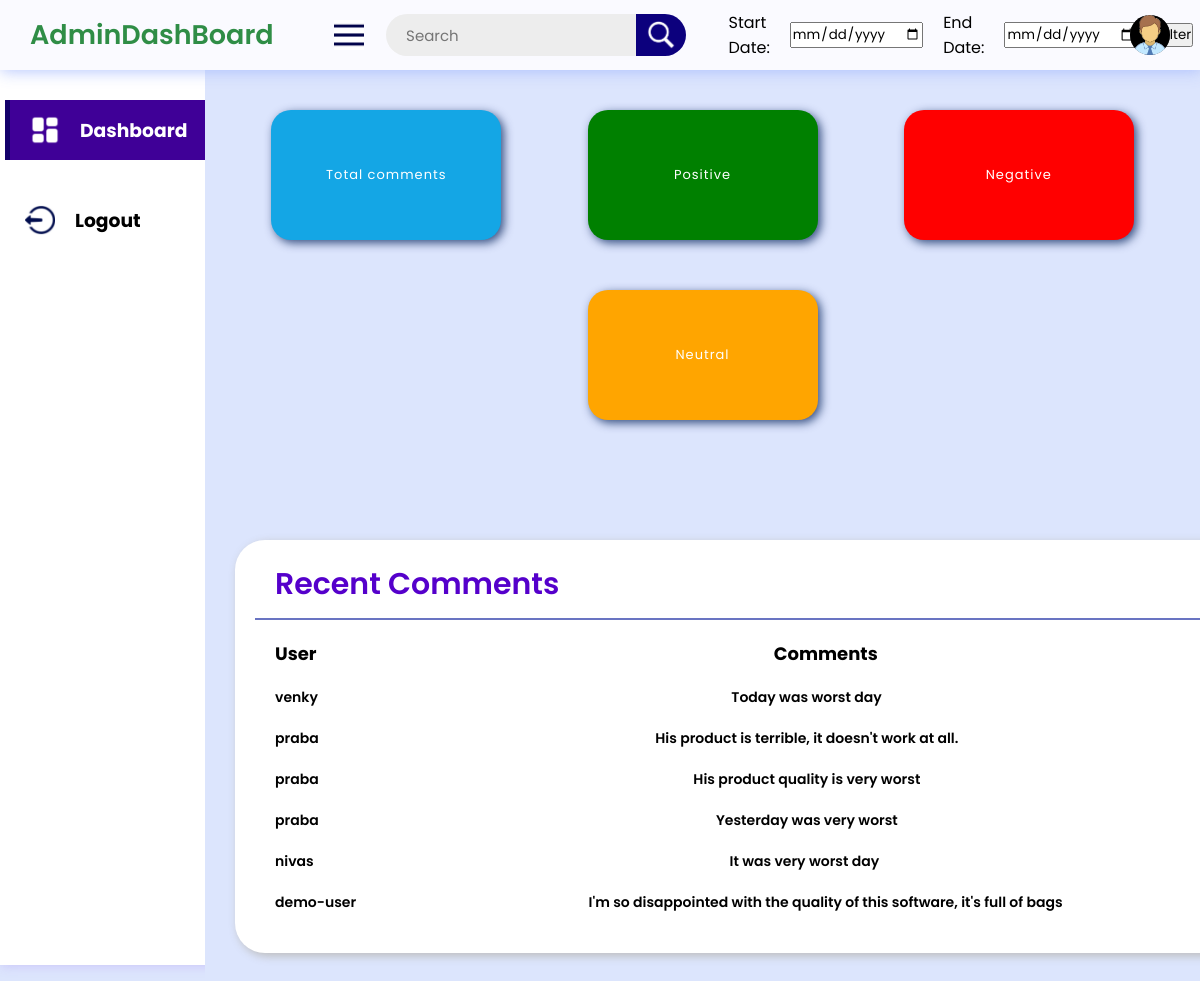
Page /negative (signed in) on the committed database.
### db.py (models this page shows)
class Comment(db.Model):
    id = db.Column(db.Integer, primary_key=True)
    user = db.Column(db.String(80), nullable=False)
    text = db.Column(db.String(500), nullable=False)
    sentiment = db.Column(db.Float)
    sentiment_label = db.Column(db.String(10))
    date = db.Column(Date, default=datetime.utcnow().date())

### route.py (the view)
@app.route('/negative', methods=['GET'])
@login_required
def get_negative():
    comments = Comment.query.all()
    total_comment=[]
    my_tuple=[]
    for i in range(len(comments)):
        if comments[i].sentiment_label == "Negative":
            comment={}
            comment["user"]=comments[i].user
            comment["comment"]=comments[i].text
            comment["sentiment_label"]=comments[i].sentiment_label
            total_comment.append(comment)
    return render_template('negative.html', comments=total_comment)

### route.py (called while the page is built)
@login_manager.user_loader
def load_user(user_id):
    return User.query.get(int(user_id))

### templates/negative.html (shortened to what this page needs)
<!DOCTYPE html>
<html lang="en">
<head>
	<link rel="stylesheet"
		href="{{ url_for('static', filename='css/style.css') }}">
	<link rel="stylesheet"
		href="{{ url_for('static', filename='css/responsive.css') }}">
</head>
<body>
	<header>
		<div class="logosec">
			<div class="logo">AdminDashBoard</div>
			<img src="{{ url_for('static', filename='images/menu-icon.png') }}"
				class="icn menuicn"
				id="menuicn"
				alt="menu-icon">
		</div>
		<div class="searchbar">
			<input type="text"
				placeholder="Search">
			<div class="searchbtn">
			<img src="{{ url_for('static', filename='images/search-icon.png') }}"
					class="icn srchicn"
					alt="search-icon">
			</div>
		</div>
		<form method="POST" class="date" id="filter-form">
			Start Date: <input type="date" name="start_date" id="start-date">
			End Date: <input type="date" name="end_date" id="end-date">
			<input type="submit" value="Filter">
		</form>
			<div class="dp">
			<img src="{{ url_for('static', filename='images/dp.png') }}"
					class="dpicn"
					alt="dp">
			</div>
	</header>
	<div class="main-container">
		<div class="navcontainer">
			<nav class="nav">
				<div class="nav-upper-options">
					<div class="nav-option option1">
						<img src="{{ url_for('static', filename='images/dashboard.png') }}"
							class="nav-img"
							alt="dashboard">
						<h3> Dashboard</h3>
					</div>
					<div class="nav-option logout" id="logout">
						<img src="{{ url_for('static', filename='images/logout.png') }}"
							class="nav-img"
							alt="logout">
						<h3>Logout</h3>
					</div>
				</div>
			</nav>
		</div>
		<div class="main">
			<div class="box-container">
				<div class="box box1" id="home">
					<div class="text">
						<h2 class="topic">Total comments</h2>
					</div>
				</div>
				<div class="box box2" id="positive">
					<div class="text">
						<h2 class="topic">Positive</h2>
					</div>
				</div>
				<div class="box box3" id="negative">
					<div class="text">
						<h2 class="topic">Negative</h2>
					</div>
				</div>
				<div class="box box4" id="neutral">
					<div class="text">
						<h2 class="topic">Neutral</h2>
					</div>
				</div>
			<div class="report-container">
				<div class="report-header">
					<h1 class="recent-Articles">Recent Comments</h1>
				</div>
				<div class="report-body">
					<div class="report-topic-heading">
						<h3 class="t-op">User</h3>
						<h3 class="t-op">Comments</h3>
					</div>
					<div class="items" id="positive-comments">
						{% for comment in comments %}
						<div class="item1">
							<h3 class="t-op-nextlvl">{{ comment.user }}</h3>
							<h3 class="t-op-nextlvl">{{ comment.comment }}</h3>
						</div>
					{% endfor %}
					</div>
				</div>
			</div>
		</div>
	</div>
</body>
</html>

### static/css/style.css (style rules this page uses)
* { margin: 0; padding: 0; box-sizing: border-box; font-family: "Poppins", sans-serif; }
:root { --background-color1: #fafaff; --background-color2: #ffffff; --background-color3: #ededed; --background-color4: #cad7fda4; --primary-color: #4b49ac; --secondary-color: #0c007d; --Border-color: #3f0097; --total-color: rgb(20, 166, 229); --positive-color: green; --negative-color: red; --neutral-color: orange; }
body { background-color: var(--background-color4); max-width: 100%; overflow-x: hidden; }
header { height: 70px; width: 100vw; padding: 0 30px; background-color: var(--background-color1); position: fixed; z-index: 100; box-shadow: 1px 1px 15px rgba(161, 182, 253, 0.825); display: flex; justify-content: space-between; align-items: center; }
.logo { font-size: 27px; font-weight: 600; color: rgb(47, 141, 70); }
.icn { height: 30px; }
.menuicn { cursor: pointer; }
.searchbar, .message, .logosec { display: flex; align-items: center; justify-content: center; }
.logosec { gap: 60px; }
.searchbar input { width: 250px; height: 42px; border-radius: 50px 0 0 50px; background-color: var(--background-color3); padding: 0 20px; font-size: 15px; outline: none; border: none; }
.searchbtn { width: 50px; height: 42px; display: flex; align-items: center; justify-content: center; border-radius: 0px 50px 50px 0px; background-color: var(--secondary-color); cursor: pointer; }
.dp { height: 40px; width: 40px; background-color: #626262; border-radius: 50%; display: flex; align-items: center; justify-content: center; overflow: hidden; }
.main-container { display: flex; width: 100vw; position: relative; top: 70px; z-index: 1; }
.dpicn { height: 42px; }
.main { height: calc(100vh - 70px); width: 100%; overflow-y: scroll; overflow-x: hidden; padding: 40px 30px 30px 30px; }
.box-container { display: flex; justify-content: space-evenly; align-items: center; flex-wrap: wrap; gap: 50px; }
.nav { min-height: 91vh; width: 250px; background-color: var(--background-color2); position: absolute; top: 0px; left: 00; box-shadow: 1px 1px 10px rgba(198, 189, 248, 0.825); display: flex; flex-direction: column; justify-content: space-between; overflow: hidden; padding: 30px 0 20px 10px; }
.navcontainer { height: calc(100vh - 70px); width: 250px; position: relative; overflow-y: scroll; overflow-x: hidden; transition: all 0.5s ease-in-out; }
.nav-option { width: 250px; height: 60px; display: flex; align-items: center; padding: 0 30px 0 20px; gap: 20px; transition: all 0.1s ease-in-out; }
.date { width: 35%; height: 60px; display: flex; align-items: center; padding: 0 30px 0 20px; gap: 20px; transition: all 0.1s ease-in-out; }
.nav-img { height: 30px; }
.nav-upper-options { display: flex; flex-direction: column; align-items: center; gap: 30px; }
.option1 { border-left: 5px solid #010058af; background-color: var(--Border-color); color: white; cursor: pointer; }
.box { height: 130px; width: 230px; border-radius: 20px; box-shadow: 3px 3px 10px rgba(0, 30, 87, 0.751); padding: 20px; display: flex; align-items: center; justify-content: space-around; cursor: pointer; transition: transform 0.3s ease-in-out; }
.box:nth-child(1) { background-color: var(--total-color); }
.box:nth-child(2) { background-color: var(--positive-color); }
.box:nth-child(3) { background-color: var(--negative-color); }
.box:nth-child(4) { background-color: var(--neutral-color); }
.box .text { color: white; }
.topic { font-size: 13px; font-weight: 400; letter-spacing: 1px; }
.report-container { min-height: 300px; max-width: 1200px; margin: 70px auto 0px auto; background-color: #ffffff; border-radius: 30px; box-shadow: 3px 3px 10px rgb(188, 188, 188); padding: 0px 20px 20px 20px; }
.report-header { height: 80px; width: 100%; display: flex; align-items: center; justify-content: space-between; padding: 20px 20px 10px 20px; border-bottom: 2px solid rgba(0, 20, 151, 0.59); }
.recent-Articles { font-size: 30px; font-weight: 600; color: #5500cb; }
.report-body { max-width: 1160px; overflow-x: auto; padding: 20px; }
.report-topic-heading, .item1 { width: 1120px; display: flex; justify-content: space-between; align-items: center; }
.t-op { font-size: 18px; letter-spacing: 0px; }
.items { width: 1120px; margin-top: 15px; }
.item1 { margin-top: 20px; }
.t-op-nextlvl { font-size: 14px; letter-spacing: 0px; font-weight: 600; }

### rows in the picture
Comment: user "venky", comment "Today was worst day"
Comment: user "praba", comment "His product is terrible, it doesn't work at all."
Comment: user "praba", comment "His product quality is very worst"
Comment: user "praba", comment "Yesterday was very worst"
Comment: user "nivas", comment "It was very worst day"
Comment: user "demo-user", comment "I'm so disappointed with the quality of this software, it's full of bags"
